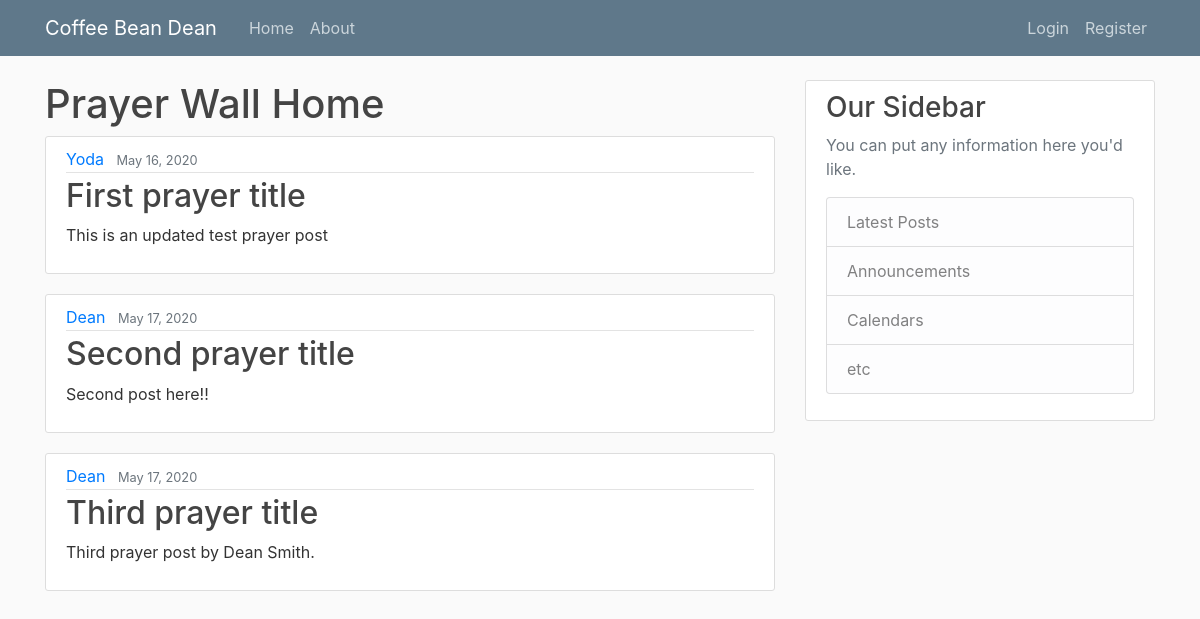
The page / on the database its author committed.
### prayer_wall/models.py (models this page shows, shortened)
class Post(models.Model):
    title = models.CharField(max_length=100)
    content = models.TextField()
    date_posted = models.DateTimeField(default=timezone.now)
    user_name = models.ForeignKey(User, on_delete=models.CASCADE)

### prayer_wall/views.py (the view)
# urls.py: path('', views.home, name='prayer-wall-home'),
def home(request):
    context = {
        'posts': Post.objects.all()
    }
    return render(request, 'prayer_wall/home.html', context)

### prayer_wall/templates/prayer_wall/home.html
{% extends "prayer_wall/base.html" %}
{% block content %}
    <h1>Prayer Wall Home</h1>
    {% for post in posts %}
        <article class="media content-section">
            <div class="media-body">
                <div class="article-metadata">
                    <a class="mr-2" href="#">{{ post.user_name }}</a>
                    <small class="text-muted">{{ post.date_posted|date:"F d, Y" }}</small>
                </div>
                <h2><a class="article-title" href="#">{{ post.title }}</a></h2>
                <p class="article-content">{{ post.content }}</p>
            </div>
        </article>
    {% endfor %}
{% endblock content %}

### prayer_wall/templates/prayer_wall/base.html (shortened to what this page needs)
{% load static %}
<!DOCTYPE html>
<html>
<head>
    <link rel="stylesheet" href="https://maxcdn.bootstrapcdn.com/bootstrap/4.0.0/css/bootstrap.min.css"
>
    <link rel="stylesheet" type="text/css" href="{% static 'prayer_wall/main.css' %}">
</head>
<body>
    <header class="site-header">
        <nav class="navbar navbar-expand-md navbar-dark bg-steel fixed-top">
            <div class="container">
                <a class="navbar-brand mr-4" href="{% url 'prayer-wall-home' %}">Coffee Bean Dean</a>
                <div class="collapse navbar-collapse" id="navbarToggle">
                    <div class="navbar-nav mr-auto">
                        <a class="nav-item nav-link" href="{% url 'prayer-wall-home' %}">Home</a>
                        <a class="nav-item nav-link" href="{% url 'prayer-wall-about' %}">About</a>
                    </div>
                    <div class="navbar-nav">
                        <a class="nav-item nav-link" href="#">Login</a>
                        <a class="nav-item nav-link" href="#">Register</a>
                    </div>
                </div>
            </div>
        </nav>
    </header>
    <main role="main" class="container">
        <div class="row">
            <div class="col-md-8">
                {% block content %}{% endblock %}
            </div>
            <div class="col-md-4">
                <div class="content-section">
                    <h3>Our Sidebar</h3>
                    <p class='text-muted'>You can put any information here you'd like.
                        <ul class="list-group">
                            <li class="list-group-item list-group-item-light">Latest Posts</li>
                            <li class="list-group-item list-group-item-light">Announcements</li>
                            <li class="list-group-item list-group-item-light">Calendars</li>
                            <li class="list-group-item list-group-item-light">etc</li>
                        </ul>
                    </p>
                </div>
            </div>
        </div>
    </main>
</body>
</html>

### prayer_wall/static/prayer_wall/main.css (style rules this page uses)
body { background: #fafafa; color: #333333; margin-top: 5rem; }
h1, h2, h3, h4, h5, h6 { color: #444444; }
ul { margin: 0; }
.bg-steel { background-color: #5f788a; }
.site-header .navbar-nav .nav-link { color: #cbd5db; }
.content-section { background: #ffffff; padding: 10px 20px; border: 1px solid #dddddd; border-radius: 3px; margin-bottom: 20px; }
.article-title { color: #444444; }
.article-content { white-space: pre-line; }
.article-metadata { padding-bottom: 1px; margin-bottom: 4px; border-bottom: 1px solid #e3e3e3 }

### rows shown on the page
Post: user_name "Yoda", date_posted "May 16, 2020", title "First prayer title", content "This is an updated test prayer post"
Post: user_name "Dean", date_posted "May 17, 2020", title "Second prayer title", content "Second post here!!"
Post: user_name "Dean", date_posted "May 17, 2020", title "Third prayer title", content "Third prayer post by Dean Smith."
